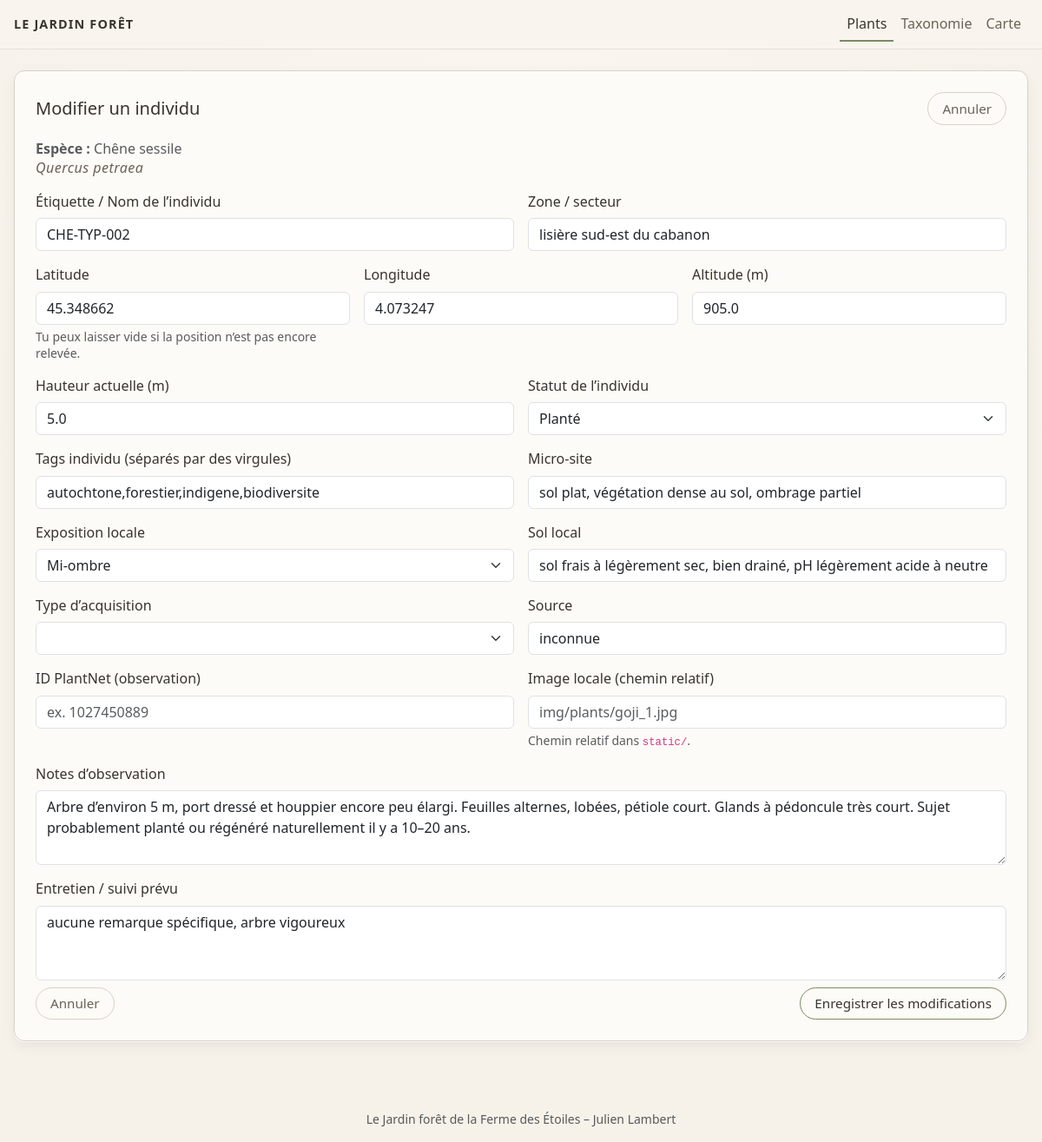
Page /plants/37/edit on the committed database.
### tables this page shows
CREATE TABLE species (
    id INTEGER PRIMARY KEY AUTOINCREMENT,
    common_name TEXT NOT NULL,
    variety_name TEXT,
    latin_name TEXT,
    family TEXT,
    genus TEXT,
    strata TEXT,
    tags TEXT,
    notes TEXT
, image_url TEXT, origin TEXT, plant_type TEXT, morphology TEXT, culture TEXT, uses TEXT, melliferous_level TEXT, ornamental_interest TEXT, lifespan_min INTEGER, lifespan_max INTEGER, height_min REAL, height_max REAL);

CREATE TABLE plants (
    id INTEGER PRIMARY KEY AUTOINCREMENT,
    species_id INTEGER NOT NULL,
    label TEXT,
    lat REAL,
    lon REAL,
    zone TEXT,
    planted_at DATE,
    notes TEXT, image_local TEXT, altitude REAL, tags TEXT, micro_site TEXT, exposure_local TEXT, soil_local TEXT, height_current REAL, acquisition_type TEXT, acquisition_source TEXT, plantnet_obs_id TEXT, status TEXT, care_notes TEXT, old_label TEXT, rootstock TEXT DEFAULT NULL,
    FOREIGN KEY (species_id) REFERENCES species(id)
);

### app.py (the view, shortened to what this page needs)
@app.route("/plants/<int:plant_id>/edit", methods=["GET", "POST"])
def plant_edit(plant_id):
    db = get_db()
    plant = db.execute(
        """
        SELECT
            plants.*,
            species.common_name,
            species.variety_name,
            species.latin_name
        FROM plants
        JOIN species ON plants.species_id = species.id
        WHERE plants.id = ?
        """,
        (plant_id,),
    ).fetchone()
    if plant is None:
        return "Individu introuvable", 404
    return render_template("plant_form.html", plant=plant)

### app.py (called while the page is built)
def get_db():
    if "db" not in g:
        g.db = sqlite3.connect(DB_PATH)
        g.db.row_factory = sqlite3.Row  # accès par nom de colonne
    return g.db

### templates/plant_form.html (shortened to what this page needs)
{% extends "base.html" %}
{% block content %}
<div class="shadow-soft p-3 p-md-4">
  <div class="d-flex justify-content-between align-items-center mb-3">
    <h1 class="h5 mb-0">Modifier un individu</h1>
    <a href="{{ url_for('plant_detail', plant_id=plant['id']) }}" class="btn btn-outline btn-sm">
      Annuler
    </a>
  </div>
  <p class="mb-3 text-muted">
    <strong>Espèce :</strong>
    {{ plant['common_name'] }}
    {% if plant['latin_name'] %}
      <br><span class="latin">{{ plant['latin_name'] }}</span>
    {% endif %}
  </p>
  <form method="post" class="row g-3">
    <div class="col-md-6">
      <label for="label" class="form-label">Étiquette / Nom de l’individu</label>
      <input
        type="text"
        name="label"
        id="label"
        class="form-control"
        value="{{ plant['label'] or '' }}"
        placeholder="Ex. GOJ-001, Poirier nord, Noyer sud…"
      >
    </div>
    <div class="col-md-6">
      <label for="zone" class="form-label">Zone / secteur</label>
      <input
        type="text"
        name="zone"
        id="zone"
        class="form-control"
        value="{{ plant['zone'] or '' }}"
        placeholder="Ex. A1, verger haut, haie est..."
      >
    </div>
    <div class="col-md-4">
      <label for="lat" class="form-label">Latitude</label>
      <input
        type="text"
        name="lat"
        id="lat"
        class="form-control"
        value="{{ plant['lat'] if plant['lat'] is not none else '' }}"
        placeholder="45.348751"
      >
      <div class="form-text">
        Tu peux laisser vide si la position n’est pas encore relevée.
      </div>
    </div>
    <div class="col-md-4">
      <label for="lon" class="form-label">Longitude</label>
      <input
        type="text"
        name="lon"
        id="lon"
        class="form-control"
        value="{{ plant['lon'] if plant['lon'] is not none else '' }}"
        placeholder="4.073198"
      >
    </div>
    <div class="col-md-4">
      <label for="altitude" class="form-label">Altitude (m)</label>
      <input
        type="text"
        name="altitude"
        id="altitude"
        class="form-control"
        value="{{ plant['altitude'] if plant['altitude'] is not none else '' }}"
        placeholder="905"
      >
    </div>
    <div class="col-md-6">
      <label for="height_current" class="form-label">Hauteur actuelle (m)</label>
      <input
        type="text"
        name="height_current"
        id="height_current"
        class="form-control"
        value="{{ plant['height_current'] if plant['height_current'] is not none else '' }}"
        placeholder="0.35"
      >
    </div>
    <div class="col-md-6">
      <label for="status" class="form-label">Statut de l’individu</label>
      {% set st = plant['status'] or '' %}
      <select name="status" id="status" class="form-select">
        {% for val,label in [
          ('planifié','Planifié'),
          ('planté','Planté'),
          ('en pépinière','En pépinière'),
          ('malade','Malade'),
          ('mort','Mort'),
          ('à déplacer','À déplacer')
        ] %}
          <option value="{{ val }}" {% if st == val %}selected{% endif %}>{{ label }}</option>
        {% endfor %}
      </select>
    </div>
    <div class="col-md-6">
      <label for="tags" class="form-label">Tags individu (séparés par des virgules)</label>
      <input
        type="text"
        name="tags"
        id="tags"
        class="form-control"
        value="{{ plant['tags'] or '' }}"
        placeholder="ex. haie,sec,expérimental…"
      >
    </div>
    <div class="col-md-6">
      <label for="micro_site" class="form-label">Micro-site</label>
      <input
        type="text"
        name="micro_site"
        id="micro_site"
        class="form-control"
        value="{{ plant['micro_site'] or '' }}"
        placeholder="bord de chemin, butte, cuvette, etc."
      >
    </div>
    <div class="col-md-6">
      <label for="exposure_local" class="form-label">Exposition locale</label>
      {% set ex = plant['exposure_local'] or '' %}
      <select name="exposure_local" id="exposure_local" class="form-select">
        {% for val,label in [
          ('soleil','Plein soleil'),
          ('mi-ombre','Mi-ombre'),
          ('ombre','Ombre'),
          ('ombre légère','Ombre légère')
        ] %}
          <option value="{{ val }}" {% if ex == val %}selected{% endif %}>{{ label }}</option>
        {% endfor %}
      </select>
    </div>
    <div class="col-md-6">
      <label for="soil_local" class="form-label">Sol local</label>
      <input
        type="text"
        name="soil_local"
        id="soil_local"
        class="form-control"
        value="{{ plant['soil_local'] or '' }}"
        placeholder="argilo-limoneux, caillouteux, etc."
      >
    </div>
    <div class="col-md-6">
      <label for="acquisition_type" class="form-label">Type d’acquisition</label>
      {% set atype = plant['acquisition_type'] or '' %}
      <select name="acquisition_type" id="acquisition_type" class="form-select">
        <option value=""></option>
        {% for val,label in [
          ('achat','Achat'),
          ('don','Don'),
          ('échange','Échange'),
          ('semis','Semis'),
          ('bouture','Bouture'),
          ('greffe','Greffe'),
          ('repiquage','Repiquage / transplantation'),
          ('autre','Autre')
        ] %}
          <option value="{{ val }}" {% if atype == val %}selected{% endif %}>{{ label }}</option>
        {% endfor %}
      </select>
    </div>
    <div class="col-md-6">
      <label for="acquisition_source" class="form-label">Source</label>
      <input
        type="text"
        name="acquisition_source"
        id="acquisition_source"
        class="form-control"
        value="{{ plant['acquisition_source'] or '' }}"
        placeholder="Ex. voisine du Nevet, pépinière X…"
      >
    </div>
    <div class="col-md-6">
      <label for="plantnet_obs_id" class="form-label">ID PlantNet (observation)</label>
      <input
        type="text"
        name="plantnet_obs_id"
        id="plantnet_obs_id"
        class="form-control"
        value="{{ plant['plantnet_obs_id'] or '' }}"
        placeholder="ex. 1027450889"
      >
    </div>
    <div class="col-md-6">
      <label for="image_local" class="form-label">Image locale (chemin relatif)</label>
      <input
        type="text"
        name="image_local"
        id="image_local"
        class="form-control"
        value="{{ plant['image_local'] or '' }}"
        placeholder="img/plants/goji_1.jpg"
      >
      <div class="form-text">
        Chemin relatif dans <code>static/</code>.
      </div>
    </div>
    <div class="col-12">
      <label for="notes" class="form-label">Notes d’observation</label>
      <textarea
        name="notes"
        id="notes"
        rows="3"
        class="form-control"
        placeholder="Remarques, vigueur, aspect du feuillage, etc."
      >{{ plant['notes'] or '' }}</textarea>
    </div>
    <div class="col-12">
      <label for="care_notes" class="form-label">Entretien / suivi prévu</label>
      <textarea
        name="care_notes"
        id="care_notes"
        rows="3"
        class="form-control"
        placeholder="Paillage conseillé, arrosage, protection hivernale, etc."
      >{{ plant['care_notes'] or '' }}</textarea>
    </div>
    <div class="col-12 d-flex justify-content-between align-items-center mt-2">
      <a href="{{ url_for('plant_detail', plant_id=plant['id']) }}" class="btn btn-outline">
        Annuler
      </a>
      <button type="submit" class="btn btn-primary">
        Enregistrer les modifications
      </button>
    </div>
  </form>
</div>
{% endblock %}

### static/style.css (style rules this page uses)
:root { --paper: #f6f2ea; --paper-deep: #e6dfd2; --card-bg: #fdfbf7; --ink: #38342e; --ink-soft: #6b6258; --green-fern: #556b2f; --green-soft: #cfd7c6; --green-line: #7a8b64; --brown-ink: #7b5e4a; --brown-soft: #b09580; --border-soft: #d9d1c5; }
body { min-height: 100vh; background: radial-gradient(circle at top, #faf5ee 0, var(--paper) 55%); color: var(--ink); font-family: system-ui, -apple-system, "Segoe UI", Roboto, sans-serif; font-size: 16px; line-height: 1.4; }
a { color: var(--green-fern); }
.btn { border-radius: 999px; font-size: 0.95rem; padding: 0.4rem 1rem; }
.btn-primary, .btn-success { background-color: transparent; border: 1px solid var(--green-line); color: var(--ink); }
.btn-outline { background-color: transparent; border: 1px solid var(--border-soft); color: var(--ink-soft); }
.shadow-soft { background-color: var(--card-bg); border-radius: 0.75rem; border: 1px solid var(--border-soft); box-shadow: 0 1px 0 rgba(255, 255, 255, 0.8), 0 6px 16px rgba(0, 0, 0, 0.06); }
.latin { letter-spacing: 0.03em; color: var(--ink-soft); font-style: italic; font-size: 1rem; }

### templates/base.html (style rules this page uses)
body { background-color: #f6f2ea; }

### rows in the picture
species: common_name "Chêne sessile", latin_name "Quercus petraea"
plants: label "CHE-TYP-002", zone "lisière sud-est du cabanon", lat "45.348662", lon "4.073247", altitude "905.0", height_current "5.0", status "Planté", tags "autochtone,forestier,indigene,biodiversite", micro_site "sol plat, végétation dense au sol, ombrage partiel", exposure_local "Mi-ombre", soil_local "sol frais à légèrement sec, bien drainé, pH légèrement acide à neutre", acquisition_source "inconnue", notes "Arbre d’environ 5 m, port dressé et houppier encore peu élargi. Feuilles alternes, lobées, pétiole court. Glands à pédoncule très court. Sujet probablement planté ou régénéré naturellement il y a 10–20 ans.", care_notes "aucune remarque spécifique, arbre vigoureux"
